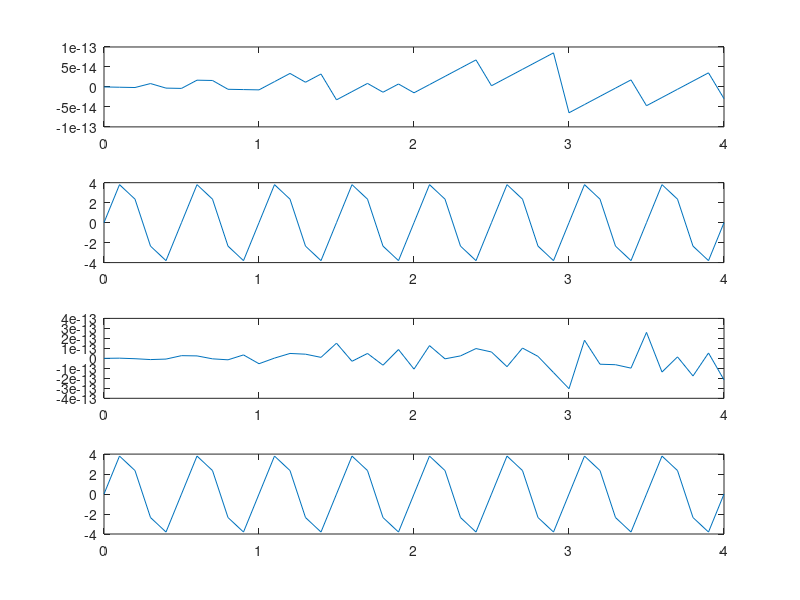

Here is the MATLAB script that generated this plot:
clc
clear all
close all

A1 = 3;
f1 = 10;
A2 = 4;
f2 = 12;
A3 = 5;
f3 = 15;
t = 0:0.1:4;

%Sin wave code - Composite Signal, Continuous -subplot
%f(x) = A*sin(2*pi*f*t)
f1_t = A1 * sin(2*pi*f1*t);
f2_t = A2 * sin(2*pi*f2*t);
f3_t = A3 * sin(2*pi*f3*t);
f_t = f1_t + f2_t + f3_t;

subplot(4, 1, 1); %subplot(row, col, curr_sunplot_no);
plot(t, f1_t);

subplot(4, 1, 2); %subplot(row, col, curr_sunplot_no);
plot(t, f2_t);

subplot(4, 1, 3); %subplot(row, col, curr_sunplot_no);
plot(t, f3_t);

subplot(4, 1, 4); %subplot(row, col, curr_sunplot_no);
plot(t, f_t);